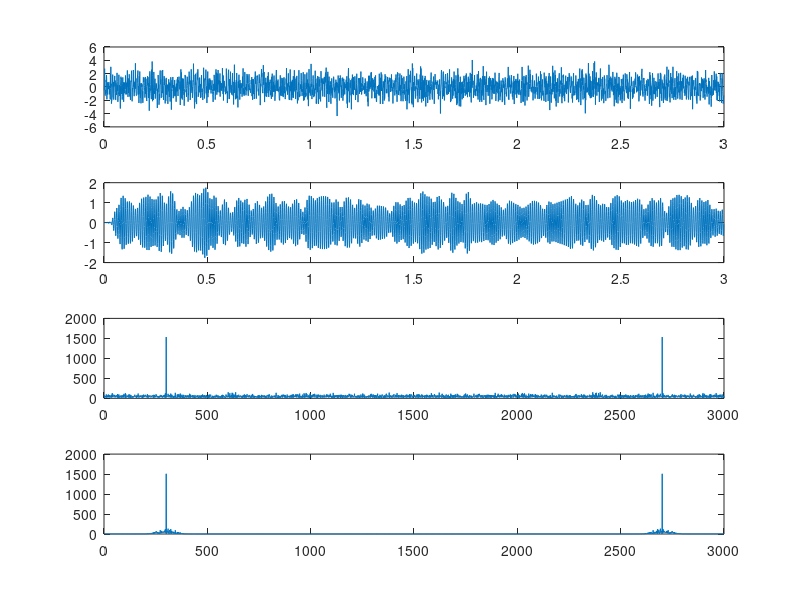

Recreate this plot in MATLAB.
clc;
fs = 1000;
f1 = 100;
ti = 0 : 1/fs : 3-(1/fs);
x = sin(2*pi*f1*ti) + randn(size(ti));

fN1 = 80/(fs/2);
fN2 = 120/(fs/2);

b = fir1(100, [fN1 fN2]);
%figure(1)
%freqz(b)
y = filter(b, 1, x);

figure(2)
subplot ( 4, 1, 1)
plot(ti,x);

subplot ( 4, 1, 2)
plot(ti,y);

subplot ( 4, 1, 3)
plot(abs(fft(x)));

subplot ( 4, 1, 4)
plot(abs(fft(y)));
